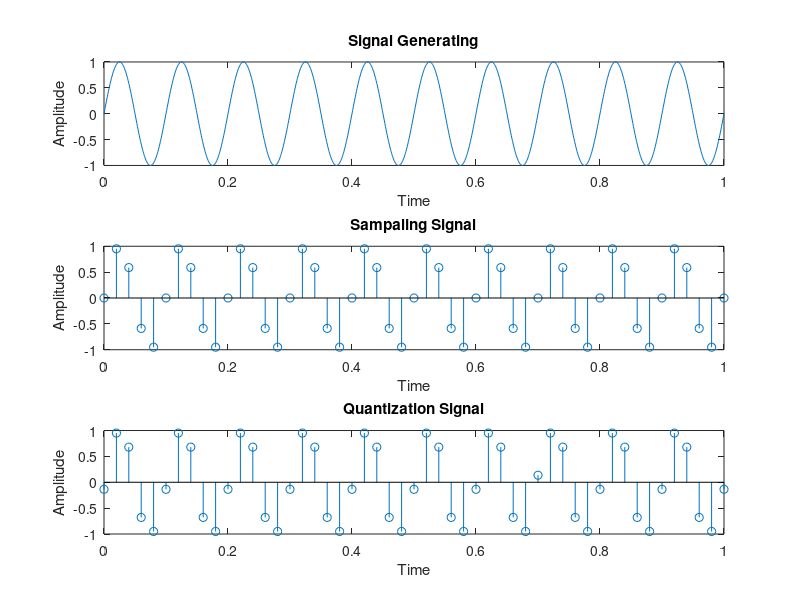

Source code (MATLAB):
clc;
clear all;
close all;
%Signal generating
A=1;
F=10;
ph=0;
t=0:0.001:1;
x=A*sin(2*pi*F*t+ph);
figure;
subplot(3,1,1)
plot(t,x);
xlabel('Time');
ylabel('Amplitude');
title('Signal Generating');
%Samplie
Fs=50;
Ts=1/Fs;
t1=0:Ts:1;
n=t1/Ts;
x1=A*sin(2*pi*F*t1+ph);
subplot(3,1,2)
stem(t1,x1)
xlabel('Time');
ylabel('Amplitude');
title('Sampaling Signal');
%Quantization
b=3;
L=2^b;
del=(max(x1)-min(x1))/(L-1);
for i=1:L
    l(i)=min(x1)+del*(i-1);
end
Yq=x1;
for i=1:length(l)-1
    temp=Yq>l(i) & Yq<l(i+1) & abs(Yq-l(i))<abs(Yq-l(i+1));
    Yq(temp)=l(i);
    temp=Yq>l(i) & Yq<l(i+1) & abs(Yq-l(i))>abs(Yq-l(i+1));
    Yq(temp)=l(i+1);
end
subplot(3,1,3)
stem(t1,Yq)  %stairs(t1,Yq)
xlabel('Time');
ylabel('Amplitude');
title('Quantization Signal');
%Encoding
for i=1:length(Yq)
    Ye(i)=round(Yq(i)-min(Yq)/del);
end
